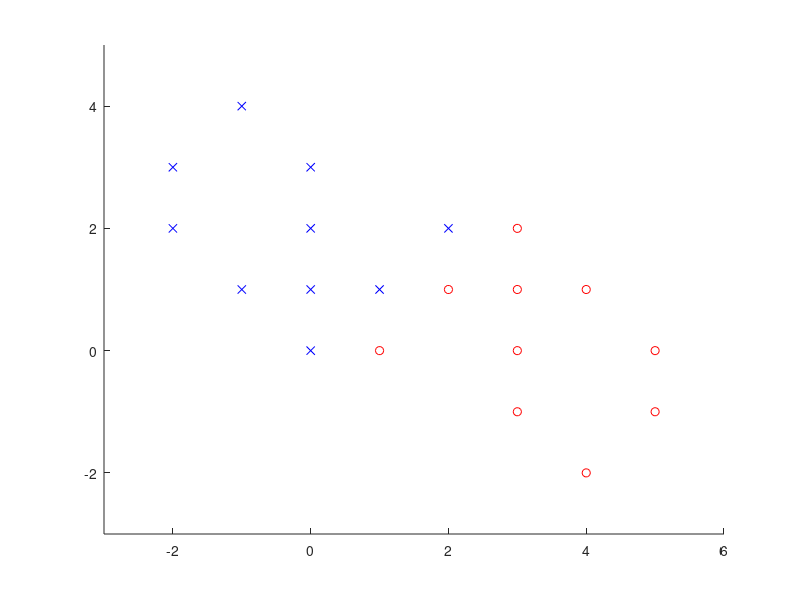

The MATLAB source for this figure: (Note: this script raises an error after producing the figure.)
X = [-2 -2 -1 -1  0  0  0  0  1  1  2  2  3  3  3  3   4  4  5  5;...
      2  3  1  4  0  1  2  3  0  1  1  2 -1  0  1  2  -2  1 -1  0];
T = [-1 -1 -1 -1 -1 -1 -1 -1  1 -1  1 -1  1  1  1  1   1  1  1  1];

%%
%punctul 1
eticheta1 = find(T==1);
etichetaMinus1 = find(T==-1);
figure(1), hold on;
plot(X(1,eticheta1),X(2,eticheta1),'or');
plot(X(1,etichetaMinus1),X(2,etichetaMinus1),'xb');
axis([min(X(1,:))-1 max(X(1,:))+1 min(X(2,:))-1 max(X(2,:))+1]);

%%
%punctul 2 solutia ecuatiei generale
M = [ones(1,size(X,2)); X];
beta = inv(M*M')*M*T';
bstar = beta(1);
wstar = beta(2:end);
figure(1);
dreaptaSolutieGlobala = plotpc(wstar',bstar);
set(dreaptaSolutieGlobala,'color','m','linewidth',6);

%%
%punctul 3
%creare perceptron cu functia de transfer purelin
net = newp([min(X(1,:)) max(X(1,:));min(X(2,:)) max(X(2,:))],1,'purelin');
%antrenare batch pentru cazul general
net.inputWeights{1}.initFcn = 'initzero';
net.inputWeights{1}.learnFcn = 'learnwh';
net.inputWeights{1}.learnParam.lr = 0.005;
net.biases{1}.initFcn = 'initzero';
net.biases{1}.learnFcn = 'learnwh';
net.biases{1}.learnParam.lr = 0.005;
net.trainFcn = 'trainb';
net.trainParam.epochs = 200;
net = train(net,X,T);
dreaptaSolutieInvatata = plotpc(net.IW{1},net.b{1});
set(dreaptaSolutieInvatata,'color','k','linewidth',2);

title('Reprezentarea exemplelor si a dreptelor de separare');
legend('exemplele din clasa 1','exemplele din clasa -1','dreapta de separare data de Beta','dreapta de separare invatata');

%%
%retea fara bias 
%punctul 4: solutia ecuatiei generale
figure(2), hold on;
plot(X(1,eticheta1),X(2,eticheta1),'or');
plot(X(1,etichetaMinus1),X(2,etichetaMinus1),'xb');
axis([min(X(1,:))-1 max(X(1,:))+1 min(X(2,:))-1 max(X(2,:))+1]);
wstar = inv(X*X')*X*T';
bstar = 0;
dreaptaSolutieGlobalaB0 = plotpc(wstar',bstar);
set(dreaptaSolutieGlobalaB0,'color','m','linewidth',6);

%%
%punctul 5
%creare perceptron cu functia de transfer purelin
net = newp([min(X(1,:)) max(X(1,:));min(X(2,:)) max(X(2,:))],1,'purelin');
%antrenare batch pentru cazul particular b =0
net.inputWeights{1}.initFcn = 'initzero';
net.inputWeights{1}.learnFcn = 'learnwh';
net.inputWeights{1}.learnParam.lr = 0.005;
net.biasConnect = 0;
net.trainFcn = 'trainb';
net.trainParam.epochs = 200;
net = train(net,X,T);
figure(2);hold on;
dreaptaSolutieInvatataB0Batch = plotpc(net.IW{1},0);
set(dreaptaSolutieInvatataB0Batch,'color','r','linewidth',2);

%%
%punctul 6
%reprezentare functie eroare J
a1 = -0.3:0.01:0.3;
a2 = -0.3:0.01:0.3;
[A1,A2] = meshgrid(a1,a2);
W = [A1(:) A2(:)];
J = 0.5*sum((W * X - repmat(T,size(W,1),1)).^2,2);
J = reshape(J,length(a1),length(a2));
figure(3), hold on
surf(a1,a2,J);
caxis([min(J(:))-.5*range(J(:)),max(J(:))]);
axis([-0.3 0.3 -0.3 0.3 0 max(J(:))+0.1])
xlabel('x1'); ylabel('x2'); zlabel('Functia criteriu J');

%%
%punctul 7 - antrenare de tip batch cu memorare lui w^k
clear net
net = newp([min(X(1,:)) max(X(1,:));min(X(2,:)) max(X(2,:))],1,'purelin');
net.inputWeights{1}.learnFcn = 'learnwh';
net.inputWeights{1}.learnParam.lr = 0.005;
net.biasConnect = 0;
net.trainFcn = 'trainb';
net.trainParam.epochs = 1;
net.trainParam.showWindow = 0;
epocaCurenta = 1;%
epocaMaxima = 200;
w1 = zeros(2,epocaMaxima);
J1 = zeros(1,epocaMaxima);
while(epocaCurenta<=epocaMaxima)
    [net, antrenare1] = train(net,X,T);
    w1(:,epocaCurenta) = net.IW{1};
    J1(epocaCurenta) = 0.5* sum((w1(:,epocaCurenta)'*X - T).^2);
    epocaCurenta = epocaCurenta+1;
end
figure(3);hold on;
%ploteaza primele 20 de iteratii
nrEpoci = 20;
for i=1:nrEpoci
    plot3([w1(1,i),w1(1,i+1)],[w1(2,i),w1(2,i+1)],[J1(i), J1(i+1)],'r','linewidth',2);
    pause(1);
end
%ultima epoca
i = 200;
plot3(w1(1,i),w1(2,i),J1(i),'or','MarkerSize',10);
figure(2);hold on;
%%
%punctul 8
%creare perceptron cu functia de transfer purelin
net = newp([min(X(1,:)) max(X(1,:));min(X(2,:)) max(X(2,:))],1,'purelin');
%antrenare incrementala cu prezentarea aleatoare a exemplelor
net.inputWeights{1}.initFcn = 'initzero';
net.inputWeights{1}.learnFcn = 'learnwh';
net.inputWeights{1}.learnParam.lr = 0.005;
net.biasConnect = 0;
net.trainFcn = 'trainr';
net.trainParam.epochs = 200;
net = train(net,X,T);
figure(2);hold on;
dreaptaSolutieInvatataB0OnlineAleator = plotpc(net.IW{1},0);
set(dreaptaSolutieInvatataB0OnlineAleator,'color','g','linewidth',2);
%
clear net
net = newp([min(X(1,:)) max(X(1,:));min(X(2,:)) max(X(2,:))],1,'purelin');
net.inputWeights{1}.learnFcn = 'learnwh';
net.inputWeights{1}.learnParam.lr = 0.005;
net.biasConnect = 0;
net.trainFcn = 'trainr';
net.trainParam.epochs = 1;
net.trainParam.showWindow = 0;
epocaCurenta = 1;
epocaMaxima = 200;
w2 = zeros(2,epocaMaxima);
J2 = zeros(1,epocaMaxima);
while(epocaCurenta<=epocaMaxima)
    [net, antrenare2] = train(net,X,T);
    w2(:,epocaCurenta) = net.IW{1};
    J2(epocaCurenta) = 0.5* sum((w2(:,epocaCurenta)'*X - T).^2);
    epocaCurenta = epocaCurenta+1;
end
figure(3);hold on;
%ploteaza primele 20 de iteratii
nrEpoci = 20;
for i=1:nrEpoci
    plot3([w2(1,i),w2(1,i+1)],[w2(2,i),w2(2,i+1)],[J2(i), J2(i+1)],'g','linewidth',2);
    pause(1);
end
%ultima epoca
i = 200;
plot3(w2(1,i),w2(2,i),J2(i),'xg','MarkerSize',10);


%punctul 9
%creare perceptron cu functia de transfer purelin
net = newp([min(X(1,:)) max(X(1,:));min(X(2,:)) max(X(2,:))],1,'purelin');
%antrenare incrementala cu prezentarea ciclica a exemplelor
net.inputWeights{1}.initFcn = 'initzero';
net.inputWeights{1}.learnFcn = 'learnwh';
net.inputWeights{1}.learnParam.lr = 0.005;
net.biasConnect = 0;
net.trainFcn = 'trainc';
net.trainParam.epochs = 200;
net = train(net,X,T);
figure(2);hold on;
dreaptaSolutieInvatataB0OnlineDeterminist = plotpc(net.IW{1},0);
set(dreaptaSolutieInvatataB0OnlineDeterminist,'color','b','linewidth',2);
title('Reprezentarea exemplelor si a dreptelor de separare pentru cazul retelei fara bias');
legend('exemplele din clasa 1','exemplele din clasa -1','dreapta de separare data de Beta','dreapta de separare pentru cazul batch',...
    'dreapta de separare pentru cazul incremental aleator', 'dreapta de separare pentru cazul incremental ciclic');

%
clear net
net = newp([min(X(1,:)) max(X(1,:));min(X(2,:)) max(X(2,:))],1,'purelin');
net.inputWeights{1}.learnFcn = 'learnwh';
net.inputWeights{1}.learnParam.lr = 0.005;
net.biasConnect = 0;
net.trainFcn = 'trainc';
net.trainParam.epochs = 1;
net.trainParam.showWindow = 0;
epocaCurenta = 1;
epocaMaxima = 200;
w3 = zeros(2,epocaMaxima);
J3 = zeros(1,epocaMaxima);
while(epocaCurenta<=epocaMaxima)
    [net, antrenare3] = train(net,X,T);
    w3(:,epocaCurenta) = net.IW{1};
    J3(epocaCurenta) = 0.5* sum((w3(:,epocaCurenta)'*X - T).^2);
    epocaCurenta = epocaCurenta+1;
end
figure(3);hold on;
%ploteaza primele 20 de iteratii
nrEpoci = 20;
for i=1:nrEpoci
    plot3([w3(1,i),w3(1,i+1)],[w3(2,i),w3(2,i+1)],[J3(i), J3(i+1)],'b','linewidth',2);
    pause(1);
end
%ultima epoca
i = 200;
plot3(w3(1,i),w3(2,i),J3(i),'db','MarkerSize',10);


%punctul 10
figure(4), hold on;
diferenta1 = zeros(epocaMaxima,1);
diferenta2 = zeros(epocaMaxima,1);
diferenta3 = zeros(epocaMaxima,1);
for i =1:epocaMaxima
    diferenta1(i) = norm(w1(:,i) - wstar,2);
    diferenta2(i) = norm(w2(:,i) - wstar,2);
    diferenta3(i) = norm(w3(:,i) - wstar,2);
end
plot(diferenta1,'r');
plot(diferenta2,'g');
plot(diferenta3,'b');
title('Convergenta algoritmilor de invatare');
legend('cazul batch','cazul incremental aleatoriu','cazul incremental ciclic'); 